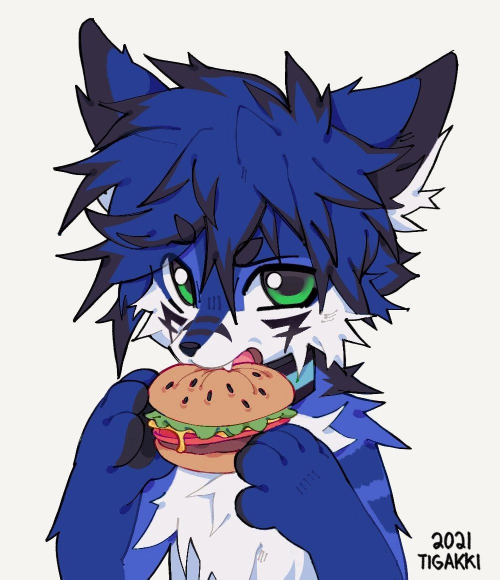
#> input picture Pick-a-Booh/Test.jpg, 1000 x 1159 px, given in place of the camera (shown at 1/2 size)
$ python 'Mask (Outline).py'   (older library calls are emulated)
#> lines starting #> are read from the running program, lines starting #| are printed output that depends on the picture; after the words box and inside, x2 and y2 are one past the last pixel; in counts of white or black regions, pixels touching at a corner belong together
# ------------ Imports
import cv2
import numpy as np

# ------------ Variables
cam_Width = 640
cam_Height = 480

cameraName = "Camera"

cam = cv2.VideoCapture(0)
cam.set(cv2.CAP_PROP_FRAME_WIDTH, cam_Width)
cam.set(cv2.CAP_PROP_FRAME_HEIGHT, cam_Height)

cv2.namedWindow(cameraName)


# ------------ Camera
while True:
	ret, thresh = cam.read()
#> thresh is the input picture: shape (1159, 1000, 3); mean B, G, R 178.9, 154.3, 151.9


	thresh = cv2.cvtColor(thresh, cv2.COLOR_BGR2GRAY)
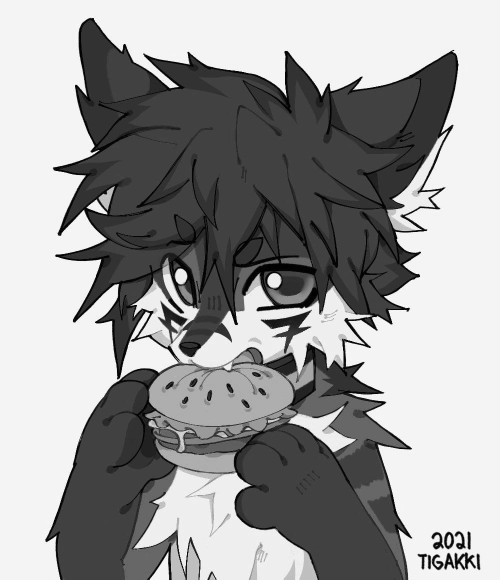
#> thresh: shape (1159, 1000) (shown at 1/2 size); min 0, max 255, mean 156.4

	_, frame = cv2.threshold(thresh,0,255,cv2.THRESH_BINARY+cv2.THRESH_OTSU)
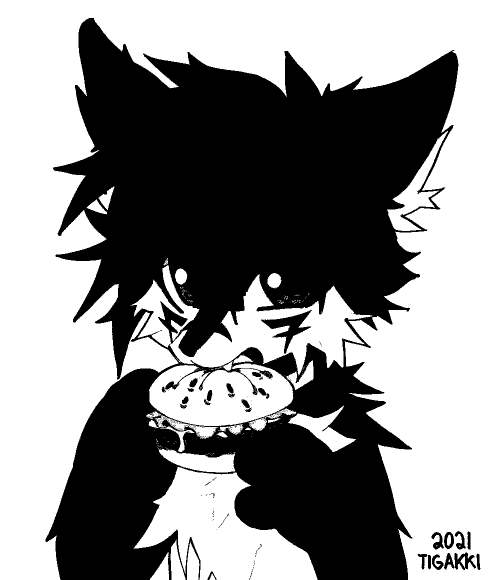
#> frame: shape (1159, 1000) (shown at 1/2 size); 54.8% white; 209 black regions (182 under 20 px), largest, box (x1, y1, x2, y2) and area: (91, 36, 917, 1159) 516283, (522, 620, 624, 707) 2612, (909, 1105, 952, 1140) 761


	skel = np.zeros(frame.shape, np.uint8)

	element = cv2.getStructuringElement(cv2.MORPH_CROSS, (10,10))
	open2 = cv2.morphologyEx(frame, cv2.MORPH_OPEN, element)
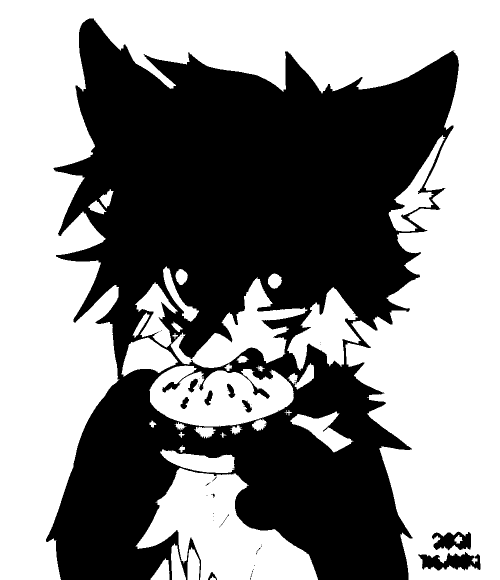
#> open2: shape (1159, 1000) (shown at 1/2 size); 54% white; 41 black regions (29 under 20 px), largest, box (x1, y1, x2, y2) and area: (92, 37, 918, 1159) 526581, (836, 1104, 961, 1141) 2775, (864, 1063, 942, 1101) 1914
	temp = cv2.subtract(frame, open2)
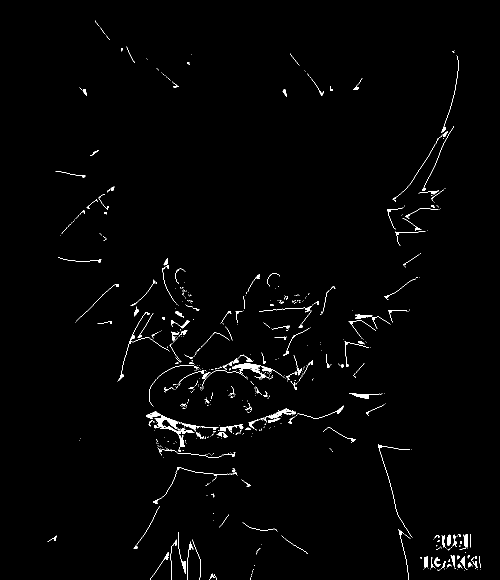
#> temp: shape (1159, 1000) (shown at 1/2 size); 1.3% white; 666 white regions (503 under 20 px), largest, box (x1, y1, x2, y2) and area: (292, 823, 356, 859) 604, (464, 727, 565, 753) 550, (320, 853, 389, 899) 395
	skel = cv2.bitwise_or(skel,temp)

	kernel = np.array([[1, 1, 1],
  					   [1, 10, 1],
                       [1, 1, 1]])

	sharp_filter = np.array([[-1, -1, -1], [-1, 9, -1], [-1, -1, -1]])

	sobelxy = cv2.Sobel(frame, ddepth=cv2.CV_64F, dx=1, dy=1, ksize=1)
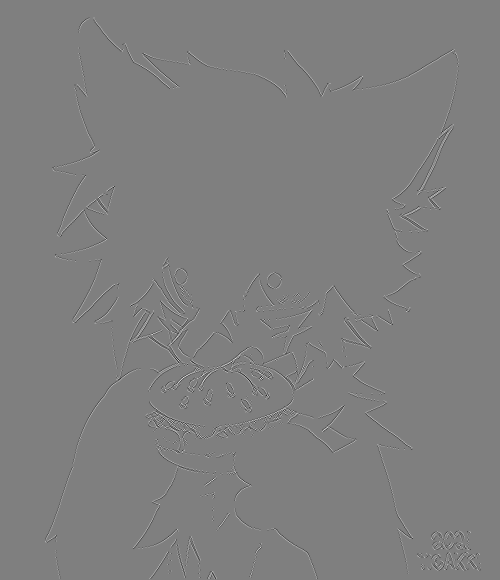
#> sobelxy: shape (1159, 1000) float64 (shown at 1/2 size); min -510, max 510, mean 0; drawn with min black and max white

	cv2.imshow(cameraName, sobelxy)
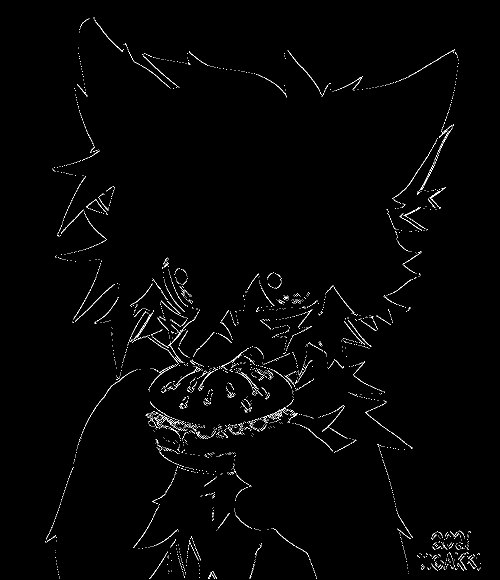
#> window 'Camera': shape (1159, 1000) (shown at 1/2 size); 1.2% white in thin lines or dots, all inside (x1, y1, x2, y2) = (90, 35, 962, 1158)

	k = cv2.waitKey(10) & 0xFF
#> (key q is pressed here)

	if ((not ret) or (k == ord('q'))):
		break


# ------------ Exit
cam.release()
cv2.destroyAllWindows()
cv2.waitKey(10)
